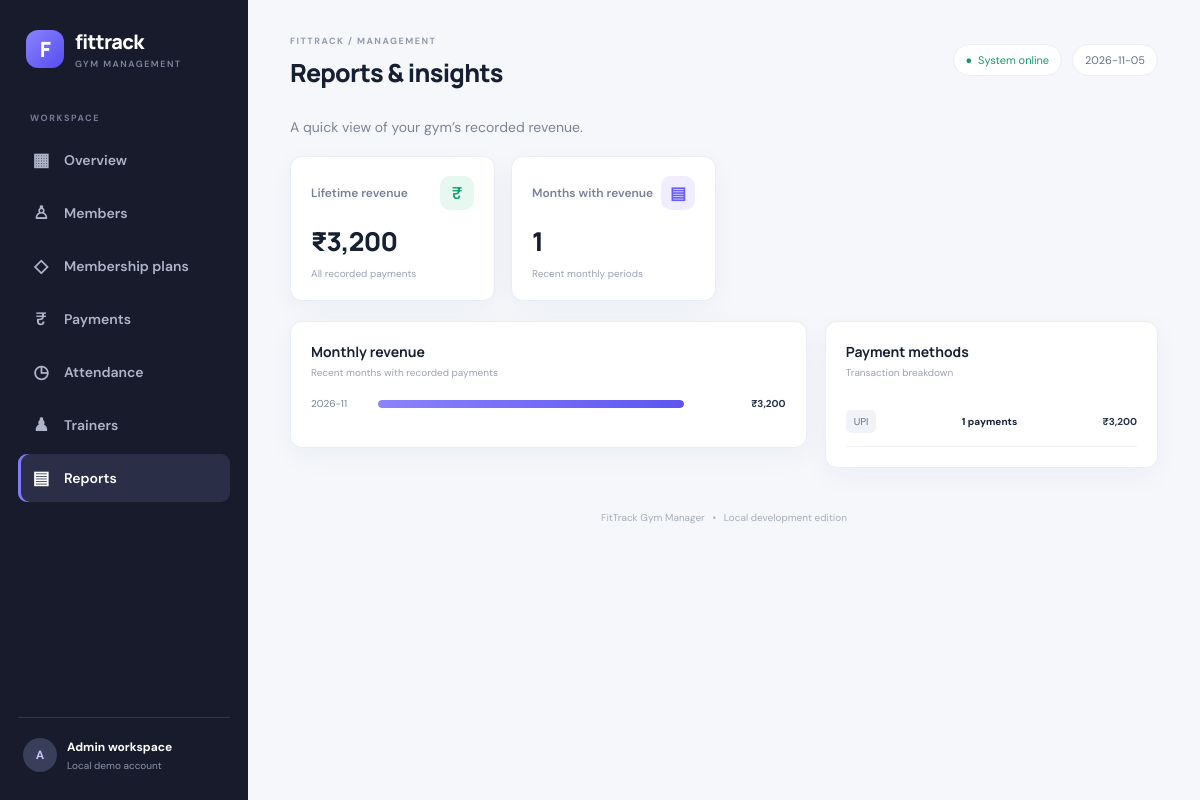
Page /reports on the committed database.
### tables this page shows
CREATE TABLE payments (id INTEGER PRIMARY KEY AUTOINCREMENT,member_id INTEGER NOT NULL,amount REAL NOT NULL,payment_date TEXT NOT NULL,method TEXT NOT NULL,notes TEXT,FOREIGN KEY(member_id) REFERENCES members(id) ON DELETE CASCADE);

### app.py (the view)
@app.route("/reports")
def reports():
    with get_db() as db:
        revenue = db.execute("""SELECT strftime('%Y-%m',payment_date) AS month,SUM(amount) AS total
                                FROM payments GROUP BY month ORDER BY month DESC LIMIT 6""").fetchall()
        total = db.execute("SELECT COALESCE(SUM(amount),0) FROM payments").fetchone()[0]
        methods = db.execute("SELECT method,COUNT(*) AS count,SUM(amount) AS total FROM payments GROUP BY method").fetchall()
    return render_template("reports.html", revenue=revenue, total=total, methods=methods)

### app.py (called while the page is built)
def get_db():
    conn = sqlite3.connect(DB_PATH)
    conn.row_factory = sqlite3.Row
    conn.execute("PRAGMA foreign_keys = ON")
    return conn

@app.template_filter("money")
def money(value):
    return "₹{:,.0f}".format(value or 0)

@app.context_processor
def inject_globals():
    return {"today": date.today().isoformat()}

### templates/reports.html
{% extends "base.html" %}{% block title %}Reports{% endblock %}{% block heading %}Reports & insights{% endblock %}
{% block content %}<div class="welcome-row"><p>A quick view of your gym’s recorded revenue.</p></div><div class="stats-grid"><div class="stat-card"><div class="stat-top"><span>Lifetime revenue</span><span class="stat-icon green">₹</span></div><strong>{{ total|money }}</strong><small>All recorded payments</small></div><div class="stat-card"><div class="stat-top"><span>Months with revenue</span><span class="stat-icon purple">▤</span></div><strong>{{ revenue|length }}</strong><small>Recent monthly periods</small></div></div>
<div class="content-grid"><section class="panel"><div class="panel-head"><div><h2>Monthly revenue</h2><p>Recent months with recorded payments</p></div></div>{% for r in revenue %}<div class="bar-row"><span>{{ r.month }}</span><div class="bar-track"><div class="bar-fill" style="width:{{ (r.total / (revenue[0].total or 1) * 100)|round|int }}%"></div></div><b>{{ r.total|money }}</b></div>{% else %}<div class="empty">No revenue data yet.</div>{% endfor %}</section>
<section class="panel"><div class="panel-head"><div><h2>Payment methods</h2><p>Transaction breakdown</p></div></div>{% for m in methods %}<div class="method-row"><span class="tag">{{ m.method }}</span><b>{{ m.count }} payments</b><strong>{{ m.total|money }}</strong></div>{% else %}<div class="empty">No payment methods recorded.</div>{% endfor %}</section></div>{% endblock %}

### static/style.css (style rules this page uses)
:root { --bg:#f5f7fb;--surface:#fff;--ink:#172033;--muted:#7b8497;--line:#e9edf4;--primary:#635bff;--primary-dark:#5148e5;--green:#17a673;--shadow:0 8px 28px rgba(25,35,60,.045) }
* { box-sizing:border-box }
body { margin:0;background:var(--bg);color:var(--ink);font-family:'DM Sans',sans-serif;font-size:14px }
.welcome-row { display:flex;justify-content:space-between;align-items:center;margin-bottom:20px }
.welcome-row p,.muted { color:var(--muted);margin:0 }
.stats-grid { display:grid;grid-template-columns:repeat(4,1fr);gap:16px;margin-bottom:20px }
.stat-card,.panel,.form-panel { background:var(--surface);border:1px solid var(--line);border-radius:12px;box-shadow:var(--shadow) }
.stat-card { padding:19px 20px }
.stat-top { display:flex;align-items:center;justify-content:space-between;color:#778197;font-size:12px;font-weight:600 }
.stat-card strong { display:block;font:800 26px Manrope;margin:13px 0 4px;letter-spacing:-.7px }
.stat-card small { color:#9aa2b2;font-size:10px }
.stat-icon { width:34px;height:34px;border-radius:10px;display:grid;place-items:center;font-size:17px }
.purple { background:#efedff;color:#655cff }
.green { background:#e7f8f1;color:#12a16e }
.content-grid { display:grid;grid-template-columns:minmax(0,1.55fr) minmax(300px,1fr);gap:18px;align-items:start }
.panel { padding:20px;margin-bottom:18px;min-width:0 }
.panel-head { display:flex;justify-content:space-between;align-items:center;margin-bottom:18px }
.panel-head h2 { font:700 14px Manrope;margin:0 0 5px }
.panel-head p { margin:0;color:#9aa2b2;font-size:10px }
.tag { background:#f1f3f8;color:#667087;padding:5px 8px;border-radius:5px;font-size:10px }
.bar-row { display:grid;grid-template-columns:55px 1fr 90px;gap:12px;align-items:center;margin:17px 0;font-size:10px;color:#778197 }
.bar-row b { text-align:right;color:#293248 }
.bar-track { height:8px;background:#f0f1f7;border-radius:8px;overflow:hidden }
.bar-fill { height:100%;background:linear-gradient(90deg,#8b83ff,#5e55f1);border-radius:8px }
.method-row { display:flex;align-items:center;justify-content:space-between;gap:8px;padding:13px 0;border-bottom:1px solid #f0f2f6;font-size:10px }
.method-row strong { color:#273149 }

### rows in the picture
payments: method "UPI", count "1", total "₹3,200"

### other values in the picture
{{ total|money }} "₹3,200"
{{ revenue|length }} "1"
{{ r.month }} "2026-11"
{{ r.total|money }} "₹3,200"
